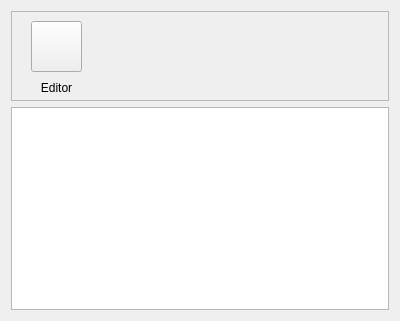
<?xml version="1.0" encoding="UTF-8"?>
<ui version="4.0">
 <class>keyboardOptions</class>
 <widget class="QWidget" name="keyboardOptions">
  <property name="geometry">
   <rect>
    <x>0</x>
    <y>0</y>
    <width>400</width>
    <height>321</height>
   </rect>
  </property>
  <property name="windowTitle">
   <string notr="true"/>
  </property>
  <layout class="QGridLayout" name="gridLayout">
   <item row="1" column="0">
    <widget class="QFrame" name="toolBarFrame">
     <property name="minimumSize">
      <size>
       <width>0</width>
       <height>90</height>
      </size>
     </property>
     <property name="maximumSize">
      <size>
       <width>16777215</width>
       <height>90</height>
      </size>
     </property>
     <property name="frameShape">
      <enum>QFrame::StyledPanel</enum>
     </property>
     <property name="frameShadow">
      <enum>QFrame::Raised</enum>
     </property>
     <widget class="QPushButton" name="editorButton">
      <property name="geometry">
       <rect>
        <x>20</x>
        <y>10</y>
        <width>51</width>
        <height>51</height>
       </rect>
      </property>
      <property name="text">
       <string notr="true"/>
      </property>
      <property name="icon">
       <iconset resource="../res.qrc">
        <normaloff>:/res/images/packEditor.png</normaloff>:/res/images/packEditor.png</iconset>
      </property>
      <property name="iconSize">
       <size>
        <width>36</width>
        <height>36</height>
       </size>
      </property>
     </widget>
     <widget class="QLabel" name="editorLabel">
      <property name="geometry">
       <rect>
        <x>10</x>
        <y>66</y>
        <width>71</width>
        <height>21</height>
       </rect>
      </property>
      <property name="text">
       <string>Editor</string>
      </property>
      <property name="alignment">
       <set>Qt::AlignCenter</set>
      </property>
     </widget>
    </widget>
   </item>
   <item row="2" column="0">
    <widget class="QListWidget" name="packList"/>
   </item>
  </layout>
 </widget>
 <resources>
  <include location="../res.qrc"/>
 </resources>
 <connections/>
</ui>
